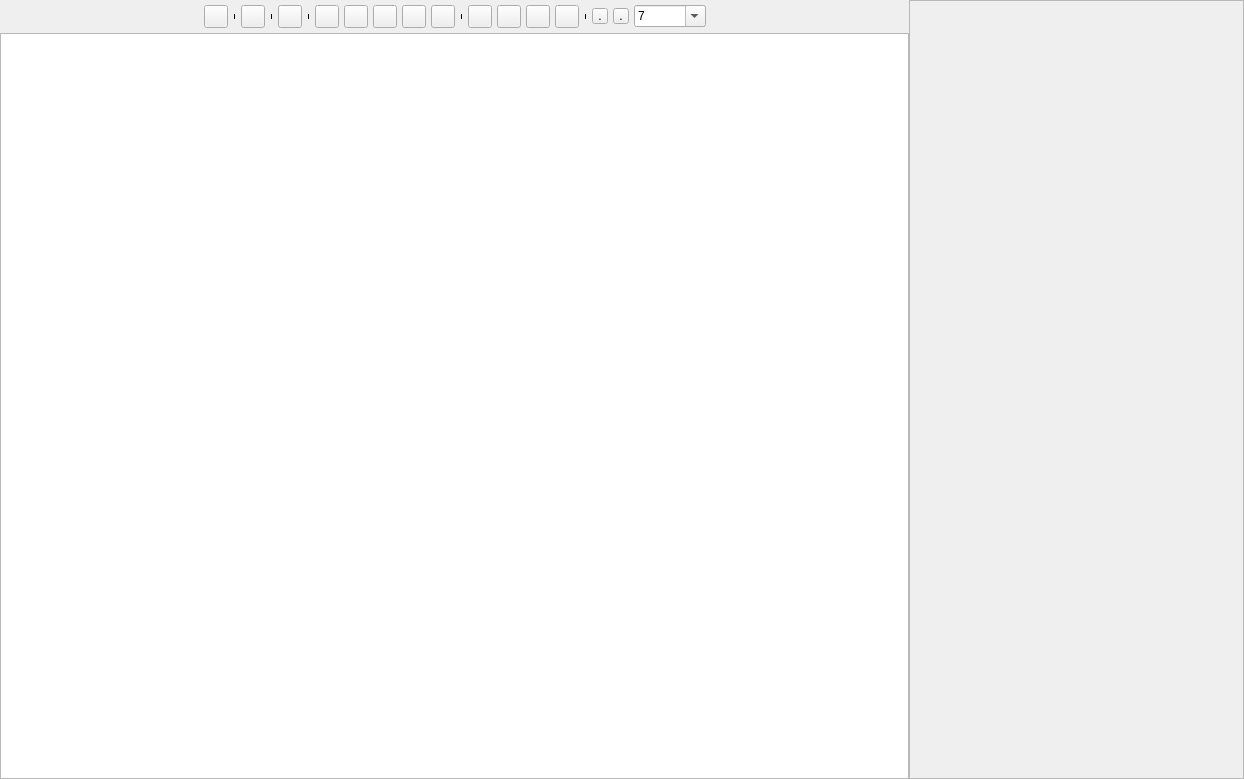
<?xml version="1.0" encoding="UTF-8"?>
<ui version="4.0">
 <class>CW3ReportWindow</class>
 <widget class="QFrame" name="CW3ReportWindow">
  <property name="geometry">
   <rect>
    <x>0</x>
    <y>0</y>
    <width>1244</width>
    <height>779</height>
   </rect>
  </property>
  <property name="windowTitle">
   <string notr="true"/>
  </property>
  <layout class="QGridLayout" name="gridLayout">
   <property name="leftMargin">
    <number>0</number>
   </property>
   <property name="topMargin">
    <number>0</number>
   </property>
   <property name="rightMargin">
    <number>0</number>
   </property>
   <property name="bottomMargin">
    <number>0</number>
   </property>
   <property name="spacing">
    <number>0</number>
   </property>
   <item row="0" column="1" rowspan="2">
    <widget class="QScrollArea" name="scrollArea">
     <property name="sizePolicy">
      <sizepolicy hsizetype="Minimum" vsizetype="Expanding">
       <horstretch>0</horstretch>
       <verstretch>0</verstretch>
      </sizepolicy>
     </property>
     <property name="minimumSize">
      <size>
       <width>335</width>
       <height>335</height>
      </size>
     </property>
     <property name="verticalScrollBarPolicy">
      <enum>Qt::ScrollBarAsNeeded</enum>
     </property>
     <property name="horizontalScrollBarPolicy">
      <enum>Qt::ScrollBarAlwaysOff</enum>
     </property>
     <property name="sizeAdjustPolicy">
      <enum>QAbstractScrollArea::AdjustToContents</enum>
     </property>
     <property name="widgetResizable">
      <bool>true</bool>
     </property>
     <property name="alignment">
      <set>Qt::AlignLeading|Qt::AlignLeft|Qt::AlignTop</set>
     </property>
     <widget class="QWidget" name="scrollAreaWidgetContents">
      <property name="geometry">
       <rect>
        <x>0</x>
        <y>0</y>
        <width>333</width>
        <height>777</height>
       </rect>
      </property>
      <property name="sizePolicy">
       <sizepolicy hsizetype="Minimum" vsizetype="Expanding">
        <horstretch>0</horstretch>
        <verstretch>0</verstretch>
       </sizepolicy>
      </property>
      <property name="focusPolicy">
       <enum>Qt::WheelFocus</enum>
      </property>
      <layout class="QVBoxLayout" name="verticalLayout">
       <property name="spacing">
        <number>0</number>
       </property>
       <property name="leftMargin">
        <number>0</number>
       </property>
       <property name="topMargin">
        <number>0</number>
       </property>
       <property name="rightMargin">
        <number>0</number>
       </property>
       <property name="bottomMargin">
        <number>0</number>
       </property>
       <item>
        <widget class="CW3ReportThumbnail" name="f_thumnail">
         <property name="sizePolicy">
          <sizepolicy hsizetype="Minimum" vsizetype="Expanding">
           <horstretch>0</horstretch>
           <verstretch>0</verstretch>
          </sizepolicy>
         </property>
         <property name="minimumSize">
          <size>
           <width>0</width>
           <height>0</height>
          </size>
         </property>
         <property name="frameShape">
          <enum>QFrame::NoFrame</enum>
         </property>
         <property name="frameShadow">
          <enum>QFrame::Sunken</enum>
         </property>
        </widget>
       </item>
      </layout>
     </widget>
    </widget>
   </item>
   <item row="1" column="0">
    <widget class="CW3ReportTextEdit" name="f_textedit">
     <property name="midLineWidth">
      <number>21</number>
     </property>
     <property name="autoFormatting">
      <set>QTextEdit::AutoNone</set>
     </property>
     <property name="tabChangesFocus">
      <bool>true</bool>
     </property>
    </widget>
   </item>
   <item row="0" column="0">
    <widget class="QFrame" name="f_toolbar">
     <layout class="QHBoxLayout" name="horizontalLayout">
      <property name="spacing">
       <number>5</number>
      </property>
      <property name="leftMargin">
       <number>5</number>
      </property>
      <property name="topMargin">
       <number>5</number>
      </property>
      <property name="rightMargin">
       <number>5</number>
      </property>
      <property name="bottomMargin">
       <number>5</number>
      </property>
      <item>
       <spacer name="sp_left">
        <property name="orientation">
         <enum>Qt::Horizontal</enum>
        </property>
        <property name="sizeHint" stdset="0">
         <size>
          <width>40</width>
          <height>20</height>
         </size>
        </property>
       </spacer>
      </item>
      <item>
       <widget class="QToolButton" name="f_undo">
        <property name="enabled">
         <bool>true</bool>
        </property>
        <property name="focusPolicy">
         <enum>Qt::ClickFocus</enum>
        </property>
        <property name="toolTip">
         <string>Undo (CTRL+Z)</string>
        </property>
        <property name="text">
         <string/>
        </property>
        <property name="icon">
         <iconset theme="edit-undo">
          <normaloff>.</normaloff>.</iconset>
        </property>
        <property name="iconSize">
         <size>
          <width>16</width>
          <height>16</height>
         </size>
        </property>
       </widget>
      </item>
      <item>
       <widget class="Line" name="line_4">
        <property name="enabled">
         <bool>true</bool>
        </property>
        <property name="sizePolicy">
         <sizepolicy hsizetype="Fixed" vsizetype="Fixed">
          <horstretch>0</horstretch>
          <verstretch>0</verstretch>
         </sizepolicy>
        </property>
        <property name="minimumSize">
         <size>
          <width>1</width>
          <height>5</height>
         </size>
        </property>
        <property name="baseSize">
         <size>
          <width>0</width>
          <height>0</height>
         </size>
        </property>
        <property name="styleSheet">
         <string notr="true"/>
        </property>
        <property name="frameShadow">
         <enum>QFrame::Plain</enum>
        </property>
        <property name="lineWidth">
         <number>0</number>
        </property>
        <property name="midLineWidth">
         <number>0</number>
        </property>
        <property name="orientation">
         <enum>Qt::Vertical</enum>
        </property>
       </widget>
      </item>
      <item>
       <widget class="QToolButton" name="f_redo">
        <property name="enabled">
         <bool>true</bool>
        </property>
        <property name="focusPolicy">
         <enum>Qt::ClickFocus</enum>
        </property>
        <property name="toolTip">
         <string>Redo (CTRL+Y)</string>
        </property>
        <property name="text">
         <string/>
        </property>
        <property name="icon">
         <iconset theme="edit-redo">
          <normaloff>.</normaloff>.</iconset>
        </property>
        <property name="iconSize">
         <size>
          <width>16</width>
          <height>16</height>
         </size>
        </property>
       </widget>
      </item>
      <item>
       <widget class="Line" name="line_5">
        <property name="enabled">
         <bool>true</bool>
        </property>
        <property name="sizePolicy">
         <sizepolicy hsizetype="Fixed" vsizetype="Fixed">
          <horstretch>0</horstretch>
          <verstretch>0</verstretch>
         </sizepolicy>
        </property>
        <property name="minimumSize">
         <size>
          <width>1</width>
          <height>5</height>
         </size>
        </property>
        <property name="baseSize">
         <size>
          <width>0</width>
          <height>0</height>
         </size>
        </property>
        <property name="styleSheet">
         <string notr="true"/>
        </property>
        <property name="frameShadow">
         <enum>QFrame::Plain</enum>
        </property>
        <property name="lineWidth">
         <number>0</number>
        </property>
        <property name="midLineWidth">
         <number>0</number>
        </property>
        <property name="orientation">
         <enum>Qt::Vertical</enum>
        </property>
       </widget>
      </item>
      <item>
       <widget class="QToolButton" name="f_saveHTML">
        <property name="text">
         <string notr="true"/>
        </property>
       </widget>
      </item>
      <item>
       <widget class="Line" name="line">
        <property name="enabled">
         <bool>true</bool>
        </property>
        <property name="sizePolicy">
         <sizepolicy hsizetype="Fixed" vsizetype="Fixed">
          <horstretch>0</horstretch>
          <verstretch>0</verstretch>
         </sizepolicy>
        </property>
        <property name="minimumSize">
         <size>
          <width>1</width>
          <height>5</height>
         </size>
        </property>
        <property name="baseSize">
         <size>
          <width>0</width>
          <height>0</height>
         </size>
        </property>
        <property name="styleSheet">
         <string notr="true"/>
        </property>
        <property name="frameShadow">
         <enum>QFrame::Plain</enum>
        </property>
        <property name="lineWidth">
         <number>0</number>
        </property>
        <property name="midLineWidth">
         <number>0</number>
        </property>
        <property name="orientation">
         <enum>Qt::Vertical</enum>
        </property>
       </widget>
      </item>
      <item>
       <widget class="QToolButton" name="f_link">
        <property name="focusPolicy">
         <enum>Qt::ClickFocus</enum>
        </property>
        <property name="toolTip">
         <string>Link (CTRL+L)</string>
        </property>
        <property name="text">
         <string/>
        </property>
        <property name="icon">
         <iconset theme="applications-internet">
          <normaloff>.</normaloff>.</iconset>
        </property>
        <property name="iconSize">
         <size>
          <width>16</width>
          <height>16</height>
         </size>
        </property>
        <property name="checkable">
         <bool>true</bool>
        </property>
       </widget>
      </item>
      <item>
       <widget class="QToolButton" name="f_bold">
        <property name="focusPolicy">
         <enum>Qt::ClickFocus</enum>
        </property>
        <property name="toolTip">
         <string notr="true">Bold (CTRL+B)</string>
        </property>
        <property name="text">
         <string/>
        </property>
        <property name="icon">
         <iconset theme="format-text-bold">
          <normaloff>.</normaloff>.</iconset>
        </property>
        <property name="iconSize">
         <size>
          <width>16</width>
          <height>16</height>
         </size>
        </property>
        <property name="checkable">
         <bool>true</bool>
        </property>
       </widget>
      </item>
      <item>
       <widget class="QToolButton" name="f_italic">
        <property name="focusPolicy">
         <enum>Qt::ClickFocus</enum>
        </property>
        <property name="toolTip">
         <string>Italic (CTRL+I)</string>
        </property>
        <property name="text">
         <string/>
        </property>
        <property name="icon">
         <iconset theme="format-text-italic">
          <normaloff>.</normaloff>.</iconset>
        </property>
        <property name="iconSize">
         <size>
          <width>16</width>
          <height>16</height>
         </size>
        </property>
        <property name="checkable">
         <bool>true</bool>
        </property>
       </widget>
      </item>
      <item>
       <widget class="QToolButton" name="f_underline">
        <property name="focusPolicy">
         <enum>Qt::ClickFocus</enum>
        </property>
        <property name="toolTip">
         <string>Underline (CTRL+U)</string>
        </property>
        <property name="text">
         <string/>
        </property>
        <property name="icon">
         <iconset theme="format-text-underline">
          <normaloff>.</normaloff>.</iconset>
        </property>
        <property name="iconSize">
         <size>
          <width>16</width>
          <height>16</height>
         </size>
        </property>
        <property name="checkable">
         <bool>true</bool>
        </property>
       </widget>
      </item>
      <item>
       <widget class="QToolButton" name="f_strikeout">
        <property name="text">
         <string/>
        </property>
        <property name="checkable">
         <bool>true</bool>
        </property>
       </widget>
      </item>
      <item>
       <widget class="Line" name="line_3">
        <property name="enabled">
         <bool>true</bool>
        </property>
        <property name="sizePolicy">
         <sizepolicy hsizetype="Fixed" vsizetype="Fixed">
          <horstretch>0</horstretch>
          <verstretch>0</verstretch>
         </sizepolicy>
        </property>
        <property name="minimumSize">
         <size>
          <width>1</width>
          <height>5</height>
         </size>
        </property>
        <property name="baseSize">
         <size>
          <width>0</width>
          <height>0</height>
         </size>
        </property>
        <property name="styleSheet">
         <string notr="true"/>
        </property>
        <property name="frameShadow">
         <enum>QFrame::Plain</enum>
        </property>
        <property name="lineWidth">
         <number>0</number>
        </property>
        <property name="midLineWidth">
         <number>0</number>
        </property>
        <property name="orientation">
         <enum>Qt::Vertical</enum>
        </property>
       </widget>
      </item>
      <item>
       <widget class="QToolButton" name="f_list_bullet">
        <property name="focusPolicy">
         <enum>Qt::ClickFocus</enum>
        </property>
        <property name="toolTip">
         <string>Bullet list (CTRL+-)</string>
        </property>
        <property name="text">
         <string/>
        </property>
        <property name="iconSize">
         <size>
          <width>16</width>
          <height>16</height>
         </size>
        </property>
        <property name="checkable">
         <bool>true</bool>
        </property>
       </widget>
      </item>
      <item>
       <widget class="QToolButton" name="f_list_ordered">
        <property name="focusPolicy">
         <enum>Qt::ClickFocus</enum>
        </property>
        <property name="toolTip">
         <string>Ordered list (CTRL+=)</string>
        </property>
        <property name="text">
         <string/>
        </property>
        <property name="iconSize">
         <size>
          <width>16</width>
          <height>16</height>
         </size>
        </property>
        <property name="checkable">
         <bool>true</bool>
        </property>
       </widget>
      </item>
      <item>
       <widget class="QToolButton" name="f_indent_dec">
        <property name="focusPolicy">
         <enum>Qt::ClickFocus</enum>
        </property>
        <property name="toolTip">
         <string>Decrease indentation (CTRL+,)</string>
        </property>
        <property name="text">
         <string/>
        </property>
        <property name="icon">
         <iconset theme="format-indent-less">
          <normaloff>.</normaloff>.</iconset>
        </property>
        <property name="iconSize">
         <size>
          <width>16</width>
          <height>16</height>
         </size>
        </property>
       </widget>
      </item>
      <item>
       <widget class="QToolButton" name="f_indent_inc">
        <property name="focusPolicy">
         <enum>Qt::ClickFocus</enum>
        </property>
        <property name="toolTip">
         <string>Increase indentation (CTRL+.)</string>
        </property>
        <property name="text">
         <string/>
        </property>
        <property name="icon">
         <iconset theme="format-indent-more">
          <normaloff>.</normaloff>.</iconset>
        </property>
        <property name="iconSize">
         <size>
          <width>16</width>
          <height>16</height>
         </size>
        </property>
       </widget>
      </item>
      <item>
       <widget class="Line" name="line_2">
        <property name="enabled">
         <bool>true</bool>
        </property>
        <property name="sizePolicy">
         <sizepolicy hsizetype="Fixed" vsizetype="Fixed">
          <horstretch>0</horstretch>
          <verstretch>0</verstretch>
         </sizepolicy>
        </property>
        <property name="minimumSize">
         <size>
          <width>1</width>
          <height>5</height>
         </size>
        </property>
        <property name="baseSize">
         <size>
          <width>0</width>
          <height>0</height>
         </size>
        </property>
        <property name="styleSheet">
         <string notr="true"/>
        </property>
        <property name="frameShadow">
         <enum>QFrame::Plain</enum>
        </property>
        <property name="lineWidth">
         <number>0</number>
        </property>
        <property name="midLineWidth">
         <number>0</number>
        </property>
        <property name="orientation">
         <enum>Qt::Vertical</enum>
        </property>
       </widget>
      </item>
      <item>
       <widget class="QToolButton" name="f_fgcolor">
        <property name="minimumSize">
         <size>
          <width>16</width>
          <height>16</height>
         </size>
        </property>
        <property name="maximumSize">
         <size>
          <width>16</width>
          <height>16</height>
         </size>
        </property>
        <property name="focusPolicy">
         <enum>Qt::ClickFocus</enum>
        </property>
        <property name="toolTip">
         <string>Text foreground color</string>
        </property>
        <property name="text">
         <string>.</string>
        </property>
        <property name="iconSize">
         <size>
          <width>16</width>
          <height>16</height>
         </size>
        </property>
       </widget>
      </item>
      <item>
       <widget class="QToolButton" name="f_bgcolor">
        <property name="minimumSize">
         <size>
          <width>16</width>
          <height>16</height>
         </size>
        </property>
        <property name="maximumSize">
         <size>
          <width>16</width>
          <height>16</height>
         </size>
        </property>
        <property name="focusPolicy">
         <enum>Qt::ClickFocus</enum>
        </property>
        <property name="toolTip">
         <string>Text background color</string>
        </property>
        <property name="text">
         <string>.</string>
        </property>
        <property name="iconSize">
         <size>
          <width>16</width>
          <height>16</height>
         </size>
        </property>
       </widget>
      </item>
      <item>
       <widget class="QComboBox" name="f_fontsize">
        <property name="sizePolicy">
         <sizepolicy hsizetype="Fixed" vsizetype="Fixed">
          <horstretch>0</horstretch>
          <verstretch>0</verstretch>
         </sizepolicy>
        </property>
        <property name="minimumSize">
         <size>
          <width>0</width>
          <height>0</height>
         </size>
        </property>
        <property name="focusPolicy">
         <enum>Qt::ClickFocus</enum>
        </property>
        <property name="toolTip">
         <string>Font size</string>
        </property>
        <property name="editable">
         <bool>true</bool>
        </property>
        <property name="currentText">
         <string>7</string>
        </property>
       </widget>
      </item>
      <item>
       <spacer name="sp_right">
        <property name="orientation">
         <enum>Qt::Horizontal</enum>
        </property>
        <property name="sizeHint" stdset="0">
         <size>
          <width>40</width>
          <height>20</height>
         </size>
        </property>
       </spacer>
      </item>
     </layout>
     <zorder>f_fgcolor</zorder>
     <zorder>f_bgcolor</zorder>
     <zorder>line</zorder>
     <zorder>f_link</zorder>
     <zorder>f_italic</zorder>
     <zorder>f_underline</zorder>
     <zorder>line_2</zorder>
     <zorder>f_fontsize</zorder>
     <zorder>line_3</zorder>
     <zorder>f_list_bullet</zorder>
     <zorder>f_list_ordered</zorder>
     <zorder>f_indent_dec</zorder>
     <zorder>f_indent_inc</zorder>
     <zorder>f_bold</zorder>
     <zorder>f_strikeout</zorder>
     <zorder>f_undo</zorder>
     <zorder>f_redo</zorder>
     <zorder>line_4</zorder>
     <zorder>line_5</zorder>
     <zorder>f_saveHTML</zorder>
     <zorder>sp_left</zorder>
     <zorder>sp_right</zorder>
    </widget>
   </item>
  </layout>
 </widget>
 <customwidgets>
  <customwidget>
   <class>CW3ReportTextEdit</class>
   <extends>QTextEdit</extends>
   <header>W3ReportTextEdit.h</header>
  </customwidget>
  <customwidget>
   <class>CW3ReportThumbnail</class>
   <extends>QFrame</extends>
   <header>W3ReportThumbnail.h</header>
   <container>1</container>
  </customwidget>
 </customwidgets>
 <tabstops>
  <tabstop>f_textedit</tabstop>
  <tabstop>f_strikeout</tabstop>
 </tabstops>
 <resources/>
 <connections/>
</ui>
